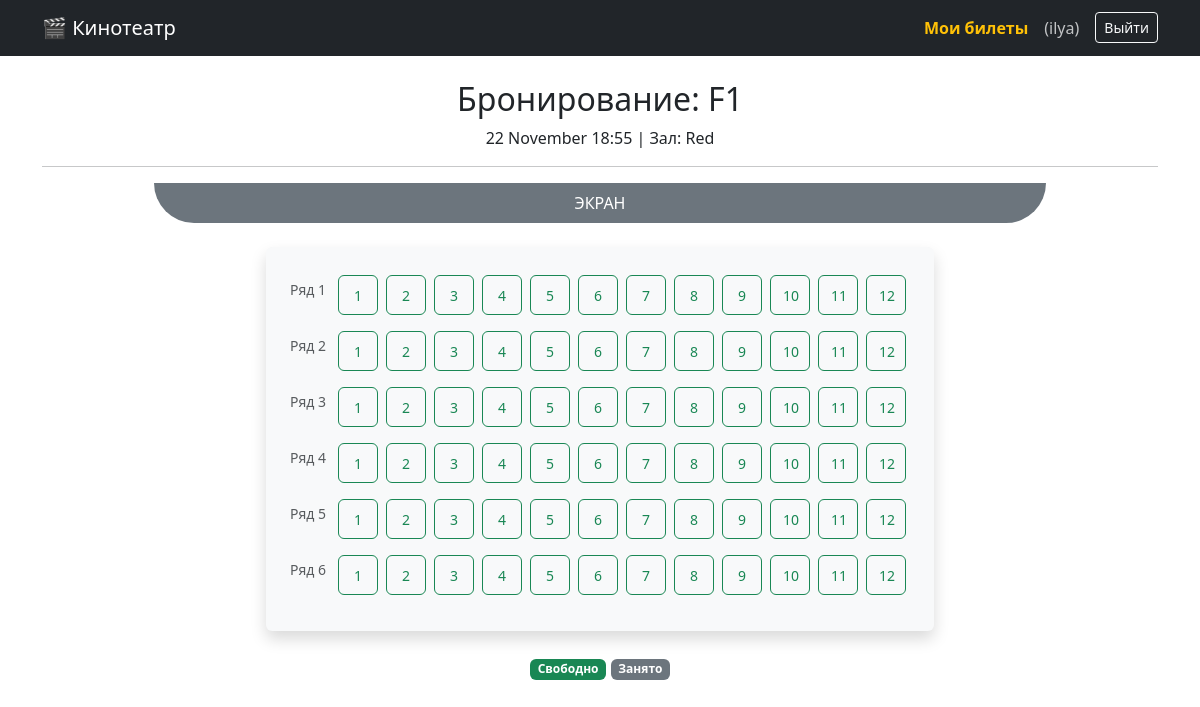
Before: /screening/1/book/ (signed in) with the older database file.
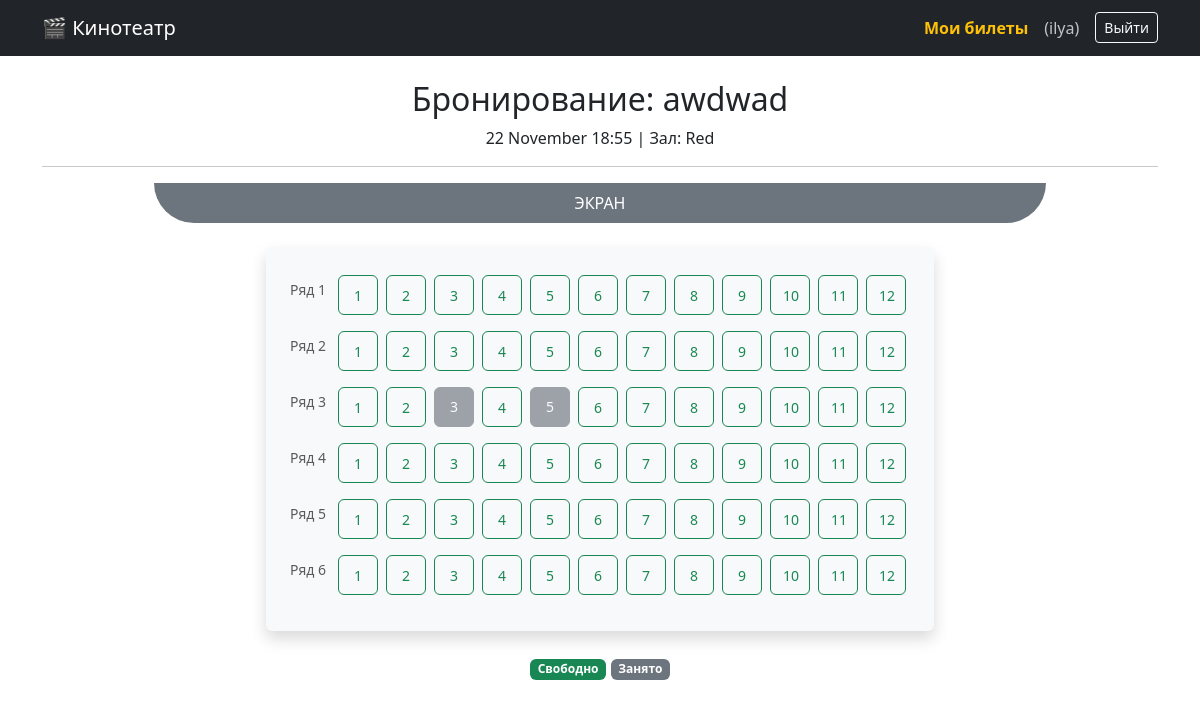
After: the same page with the newer database file.
### cinema/models.py (models this page shows, shortened)
class Screening(models.Model):
    movie = models.ForeignKey(Movie, on_delete=models.CASCADE, verbose_name="Фильм")
    hall = models.ForeignKey(Hall, on_delete=models.CASCADE, verbose_name="Зал")
    start_time = models.DateTimeField("Время начала")
    price = models.DecimalField("Цена билета", max_digits=6, decimal_places=2)

class Movie(models.Model):
    title = models.CharField("Название фильма", max_length=100)
    description = models.TextField("Описание")
    poster = models.ImageField("Постер", upload_to='posters/', blank=True, null=True)
    duration_minutes = models.IntegerField("Длительность (мин)")

class Hall(models.Model):
    name = models.CharField("Название зала", max_length=50)
    rows = models.IntegerField("Количество рядов")
    seats_per_row = models.IntegerField("Мест в ряду")

### cinema/views.py (the view, shortened to what this page needs)
# urls.py: path('screening/<int:screening_id>/book/', views.booking, name='booking'),
@login_required  # Только для авторизованных!
def booking(request, screening_id):
    screening = get_object_or_404(Screening, pk=screening_id)
    hall = screening.hall
    taken_seats = Ticket.objects.filter(screening=screening).values_list('row', 'seat')
    seat_matrix = []
    for r in range(1, hall.rows + 1):
        row_seats = []
        for s in range(1, hall.seats_per_row + 1):
            is_taken = (r, s) in taken_seats
            row_seats.append({'row': r, 'seat': s, 'is_taken': is_taken})
        seat_matrix.append(row_seats)
    return render(request, 'cinema/booking.html', {
        'screening': screening,
        'seat_matrix': seat_matrix
    })

### cinema/templates/cinema/booking.html (shortened to what this page needs)
{% extends 'cinema/base.html' %}
{% block content %}
<div class="text-center">
    <h2>Бронирование: {{ screening.movie.title }}</h2>
    <p>{{ screening.start_time|date:"d E H:i" }} | Зал: {{ screening.hall.name }}</p>
    <hr>
    <div class="bg-secondary text-white mb-4 p-2 mx-auto" style="width: 80%; border-radius: 0 0 50px 50px;">
        ЭКРАН
    </div>
    <div class="d-inline-block bg-light p-4 rounded shadow">
        {% for row in seat_matrix %}
            <div class="d-flex justify-content-center mb-2">
                <span class="me-2 mt-2 text-muted small">Ряд {{ forloop.counter }}</span>
                {% for seat in row %}
                    {% if seat.is_taken %}
                        <div class="btn btn-secondary disabled m-1" style="width: 40px; height: 40px;">
                            <small>{{ seat.seat }}</small>
                        </div>
                    {% else %}
                        <form method="post" class="d-inline">
                            <button type="submit" class="btn btn-outline-success m-1" style="width: 40px; height: 40px;" title="Ряд {{ seat.row }}, Место {{ seat.seat }}">
                                <small>{{ seat.seat }}</small>
                            </button>
                        </form>
                    {% endif %}
                {% endfor %}
            </div>
        {% endfor %}
    </div>
    <div class="mt-4">
        <span class="badge bg-success">Свободно</span>
        <span class="badge bg-secondary">Занято</span>
    </div>
</div>
{% endblock %}

Changed rows visible on the page:
changed through a linked row, Screening "22 November 18:55": movie "F1" → "awdwad"
Other visible differences:
list line gone: "3 5"
new list line: "3 5"
